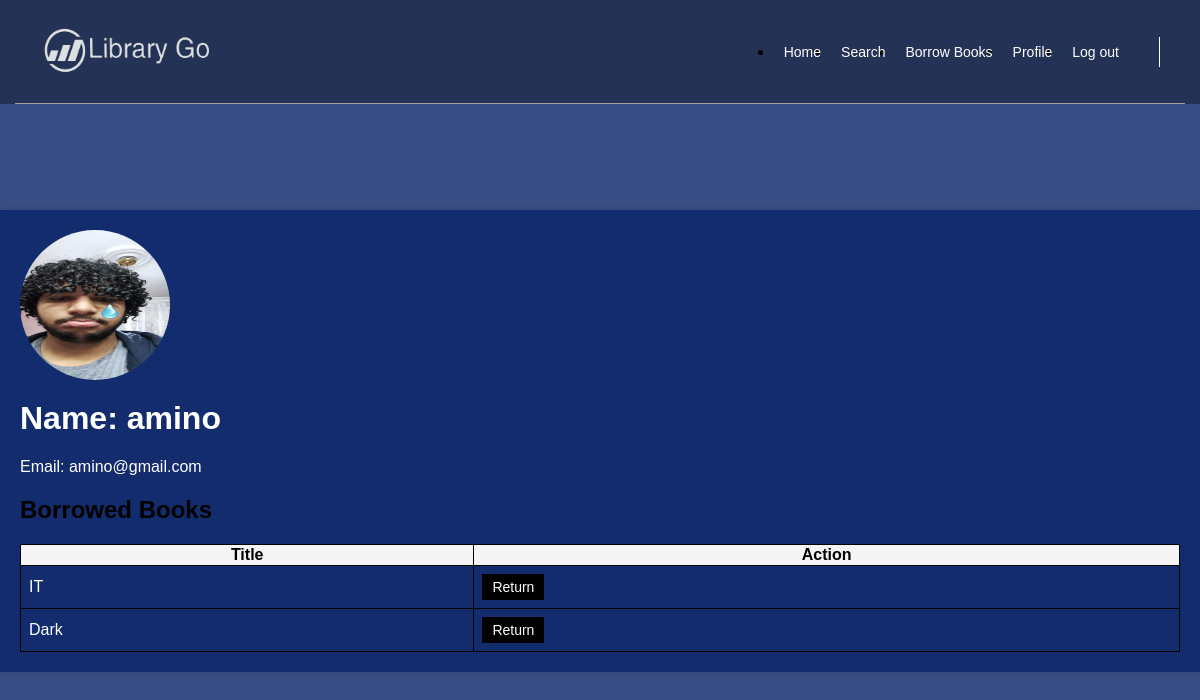
The app's page /userBookList/ (signed in), older data.
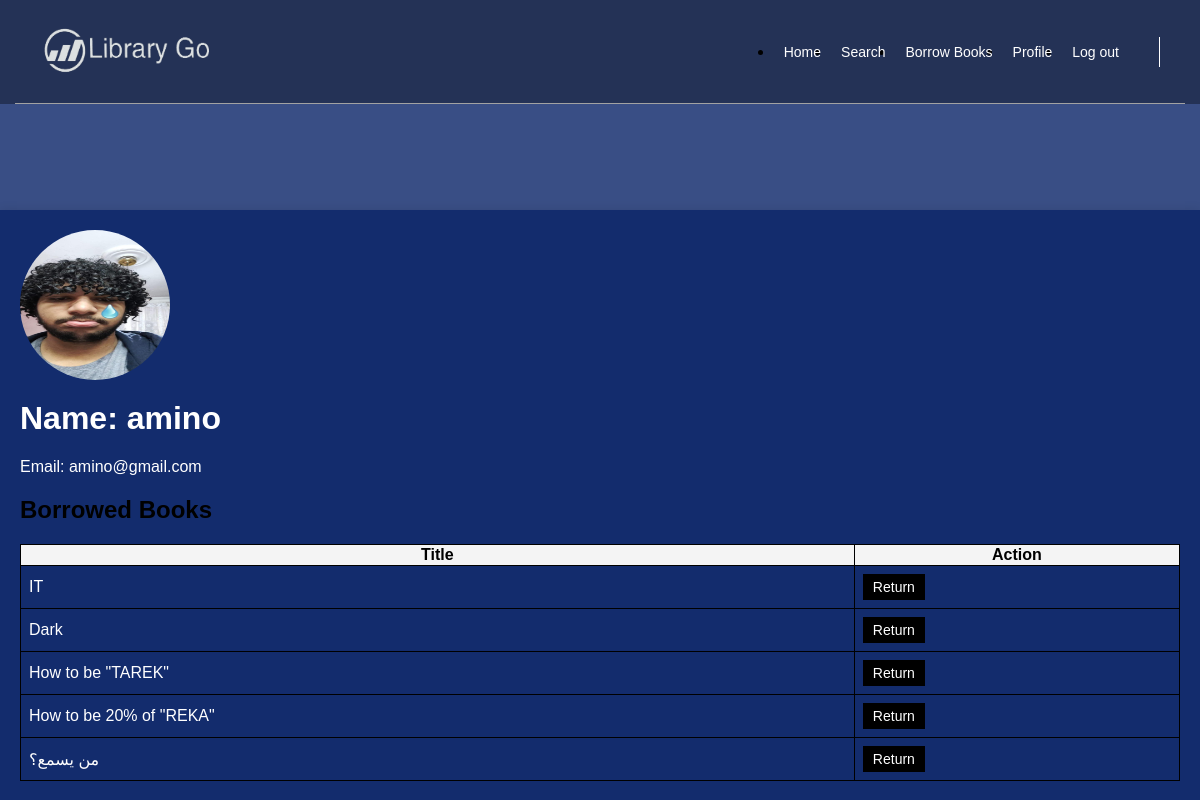
The same page, newer data.
### workingApp/models.py (models this page shows, shortened)
class Book(models.Model):
    BOOK_CATEGORIES = (
        ('FICTION', 'Fiction'),
        ('NON_FICTION', 'Non-fiction'),
        ('SCIENCE', 'Science'),
        ('HISTORY', 'History'),
        ('BIOGRAPHY', 'Biography'),
        ('REKA', 'Reka'),
    )
    id = models.IntegerField(primary_key=True)
    title = models.CharField(max_length=200)
    author = models.CharField(max_length=100)
    isbn = models.CharField(max_length=13 ,null=True)
    pub_date = models.DateField(null=True)
    image = models.ImageField(upload_to='photo', blank=True, null=True)
    details = models.TextField(null=True, blank=True)
    available = models.BooleanField(default=True)
    category = models.CharField(max_length=100, choices=BOOK_CATEGORIES)
    borrowingDate=models.TimeField(null=True)

### workingApp/views.py (the view)
# urls.py: path('userBookList/',views.userBookList,name='userBookList'),
def userBookList(request):
    user_profile = UserProfile.objects.get(user=request.user)
    books = user_profile.book_list.all()
    context = {
        'books': books,
        'user_profile': user_profile,
        'user': request.user,
    }
    return render(request, 'pages/userBookList.html', context)

### templates/pages/userBookList.html (shortened to what this page needs)
{% load static %}
<!DOCTYPE html>
<html lang="en">
<head>
</head>
<body>
    <header>
        <div class="container">
            <a href="#" class="logo">
                <img  style="width: 200px; height: 100px; padding: 0 30px;" decoding="async" src="{% static 'images/amino.png' %}" alt="Logo" />
            </a>
            <nav>
                <ul>
                    <li><a  href="{% url 'User_Home' %}">Home</a></li>
            <li><a href="{% url 'userSearchBooks' %}">Search</a></li>
            <li><a href="{% url 'userBorrowBook' %}">Borrow Books</a></li>
            <li><a href="{% url 'userBookList' %}">Profile</a></li>
            <li><a href="{% url  'login' %}">Log out</a></li>
                </ul>
                <div class="form">
                </div>
            </nav>
        </div>
    </header>
    <div class="profile-container">
        <div class="profile-photo">
            {% if user_profile.userPhoto %}
                <img src="{{ user_profile.userPhoto.url }}" alt="Profile Photo">
            {% else %}
                <img src="{% static 'images/businessman-character-avatar-isolated_24877-60111.jpg' %}" alt="Default Profile Photo">
            {% endif %}
        </div>
        <div class="profile-info">
            <h1>Name: {{ user.username }}</h1>
            <p>Email: {{ user.email }}</p>
            <h2>Borrowed Books</h2>
            <table>
                <thead>
                    <tr>
                        <th>Title</th>
                        <th>Action</th>
                    </tr>
                </thead>
                <tbody>
                    {% for book in books %}
                    <tr id="book-{{ book.id }}">
                        <td>{{ book.title }}</td>
                        <td>
                            <form id="returnBookForm-{{ book.id }}" method="post" action="{% url 'return_book' %}">
                                <button type="submit" onclick="returnBook(event, {{ book.id }})">Return</button>
                            </form>
                        </td>
                    </tr>
                {% endfor %}
                </tbody>
            </table>
        </div>
    </div>
</body>
</html>

Row changes from the older to the newer data that the page shows:
now on this page (row edited): Book: title "How to be \"TAREK\""
added Book: title "How to be 20% of \"REKA\""
added Book: title "من يسمع؟"
